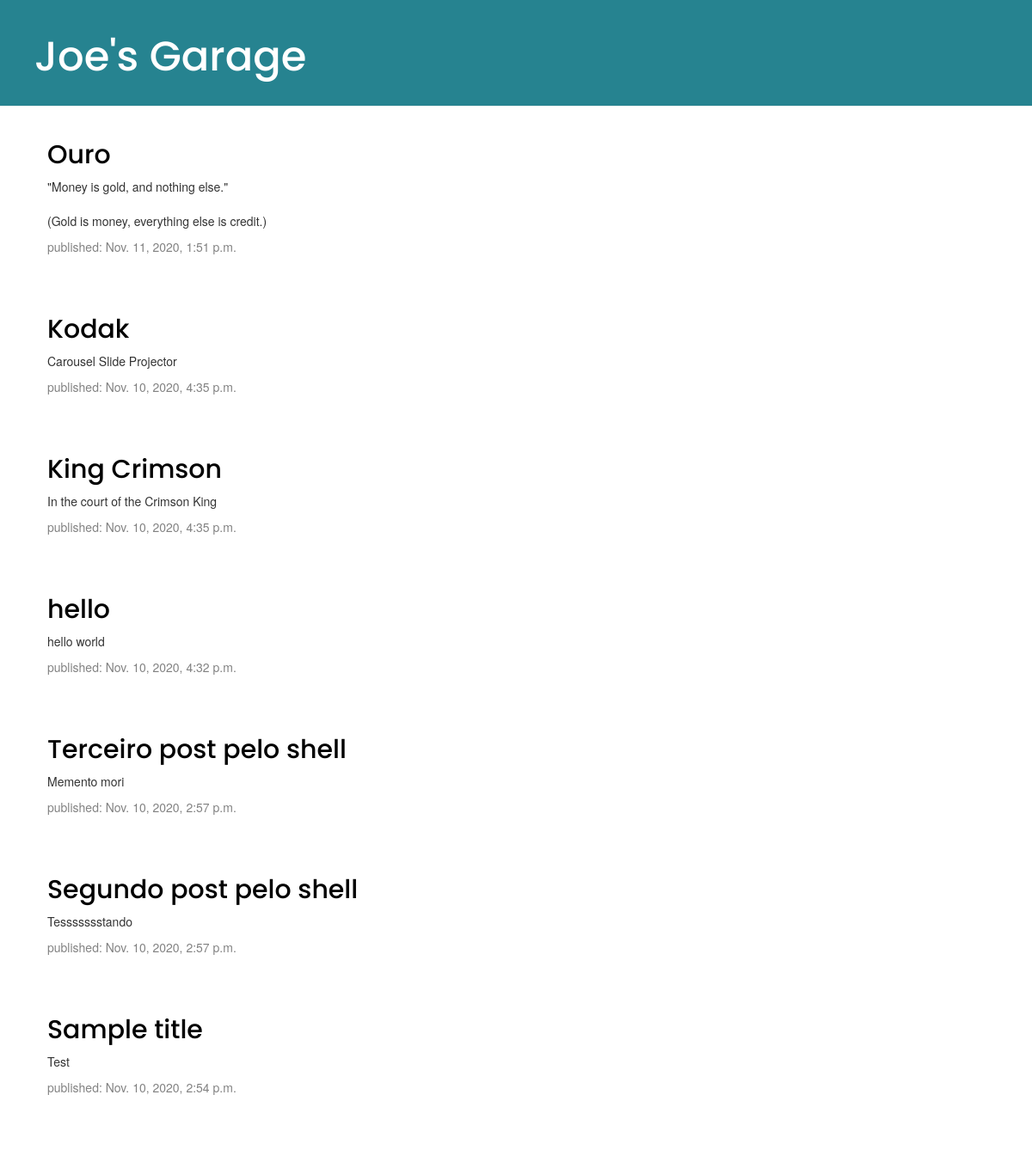
The page / on the database its author committed.
### blog/models.py (models this page shows, shortened)
class Post(models.Model):
    author = models.ForeignKey(settings.AUTH_USER_MODEL, on_delete=models.CASCADE)
    title = models.CharField(max_length=200)
    text = models.TextField()
    created_date = models.DateTimeField(default=timezone.now)
    published_date = models.DateTimeField(blank=True, null=True)

### blog/views.py (the view)
# urls.py: path('', views.post_list, name='post_list'),
def post_list(request):
    posts = Post.objects.filter(published_date__lte=timezone.now()).order_by('-published_date')
    return render(request, 'blog/post_list.html', {'posts': posts})

### blog/templates/blog/post_list.html
{% extends 'blog/base.html' %}
{% block content %}
    {% for post in posts %}
        <div class="post">
            <h2><a href="{% url 'post_detail' pk=post.pk %}">{{ post.title }}</a></h2>
            <p>{{ post.text|linebreaksbr }}</p>
            <div class="date">
                <p>published: {{ post.published_date }}</p>
            </div>
        </div>
    {% endfor %}
{% endblock %}

### blog/templates/blog/base.html (shortened to what this page needs)
{% load static %}
<html>
    <head>
        <link rel="stylesheet" href="//maxcdn.bootstrapcdn.com/bootstrap/3.2.0/css/bootstrap.min.css">
        <link rel="stylesheet" href="//maxcdn.bootstrapcdn.com/bootstrap/3.2.0/css/bootstrap-theme.min.css">
        <link rel="stylesheet" href="{% static 'css/blog.css' %}">
    </head>
    <body>
        <div class="page-header">
            <h1><a href="/">Joe's Garage</a></h1>
        </div>
        <div class="content container">
            <div class="row">
                <div class="col-md-8">
                    {% block content %}
                    {% endblock %}
                </div>
            </div>
        </div>
    </body>
</html>

### blog/static/css/blog.css (style rules this page uses)
.page-header { background-color: #268390; margin-top: 0; padding: 20px 20px 20px 40px; }
.page-header h1, .page-header h1 a, .page-header h1 a:visited, .page-header h1 a:active { color: #ffffff; font-size: 36pt; text-decoration: none; }
.content { margin-left: 40px; }
h1, h2, h3, h4 { font-family: 'Poppins', sans-serif; }
.date { color: #828282; }
.post { margin-bottom: 70px; }
.post h2 a, .post h2 a:visited { color: #000000; }

### rows shown on the page
Post: title "Ouro", text "\"Money is gold, and nothing else.\" (Gold is money, everything else is credit.)", published_date "Nov. 11, 2020, 1:51 p.m."
Post: title "Kodak", text "Carousel Slide Projector", published_date "Nov. 10, 2020, 4:35 p.m."
Post: title "King Crimson", text "In the court of the Crimson King", published_date "Nov. 10, 2020, 4:35 p.m."
Post: title "hello", text "hello world", published_date "Nov. 10, 2020, 4:32 p.m."
Post: title "Terceiro post pelo shell", text "Memento mori", published_date "Nov. 10, 2020, 2:57 p.m."
Post: title "Segundo post pelo shell", text "Tessssssstando", published_date "Nov. 10, 2020, 2:57 p.m."
Post: title "Sample title", text "Test", published_date "Nov. 10, 2020, 2:54 p.m."
